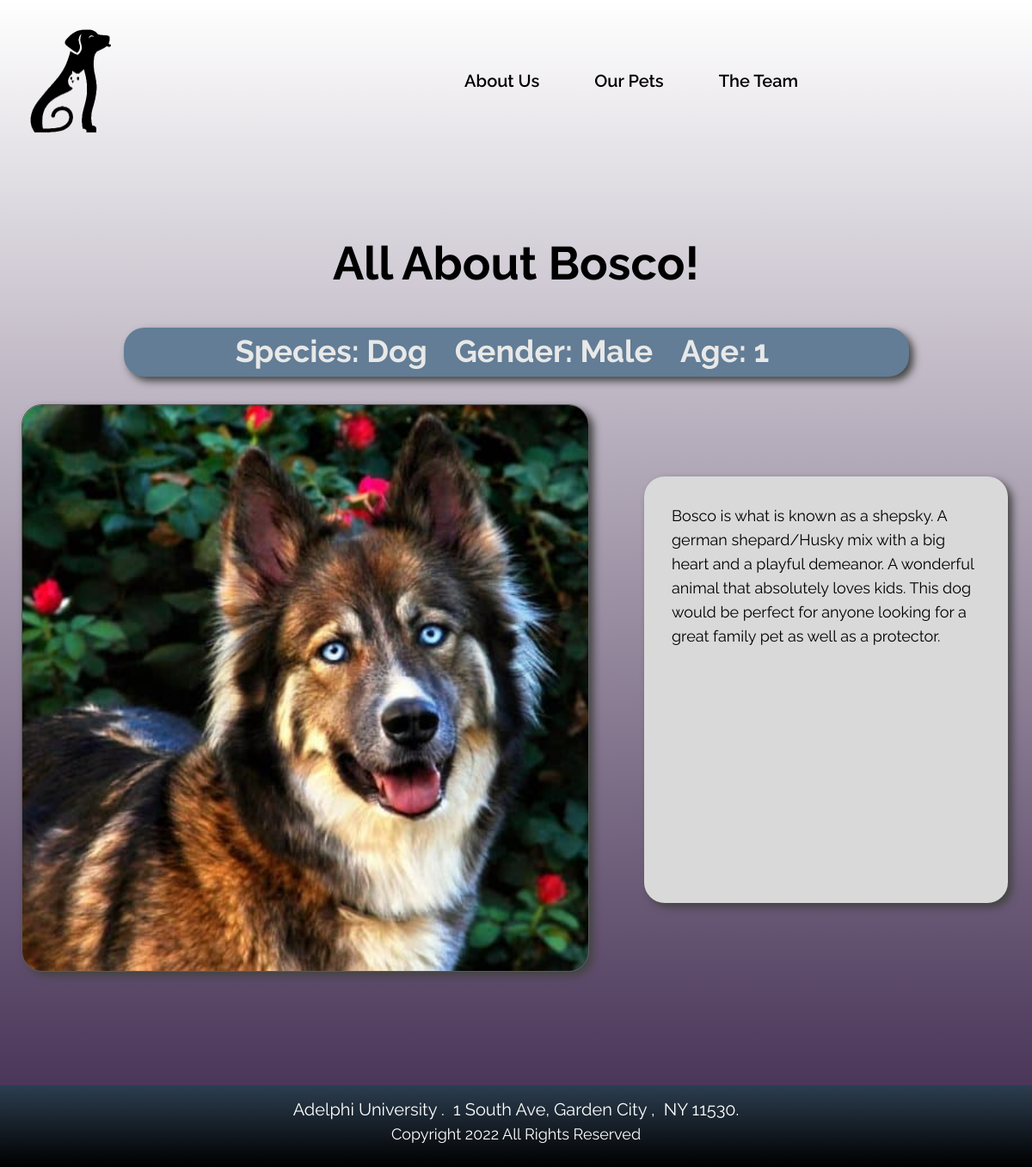
Page /php/pet.php?id=3 on the committed database.
### tables this page shows
CREATE TABLE `animalBI` (
  `id` int(3) NOT NULL,
  `name` varchar(50) NOT NULL,
  `sp_name` varchar(50) NOT NULL,
  `gender` varchar(1) NOT NULL CHECK (`gender` in ('F','M')),
  `age` int(3) NOT NULL CHECK (`age` > 0),
  `ad_sts` varchar(50) NOT NULL DEFAULT 'waiting',
  `descrip` varchar(1000) NOT NULL,
  `img` varchar(100) NOT NULL
);

### php/pet.php (the view, shortened to what this page needs)
<!DOCTYPE html>
<html lang="en">
  <head>
    <link rel="stylesheet" href="../html/css/style.css" />
  </head>
  <body>
    <div>
      <link href="../html/css/pet.css" rel="stylesheet" />
      <div class="pet-container">
        <div class="pet-navigation-bar">
          <a href="../index.html" class="pet-navlink">
            <img
              alt="logo"
              src="../image/icon.ico"
              loading="eager"
              class="pet-logo"
            />
          </a>
          <div class="pet-links">
            <a href="../html/about.html" class="pet-about-us">About Us</a>
            <a href="search.php" class="pet-our-pets">Our Pets</a>
            <a href="../html/team.html" class="pet-the-team">The Team</a>
          </div>
        </div>
        <div class="pet-container1">
          <p><?php
          $servername = "localhost";
          $username = "root";
          $password = "";
          $dbname = "animal_adopt";
          $conn = new mysqli($servername, $username, $password, $dbname);
          $id = $_GET['id'];
          $sql = "SELECT * FROM animalBI WHERE id = " . $id;
          $result = $conn->query($sql);
          if ($result -> num_rows > 0) {
              while($row = $result -> fetch_assoc()) {
                if ($row["gender"] == "M"){
                  $gender = "Male";
                }
                else if ($row["gender"] == "F"){
                  $gender = "Female";
                }
                echo '<h1 class="pet-text">All About ' . $row["name"] . '!</h1>
                <div class="pet-container2">
                  <h1 class="pet-sp">Species: ' . ucfirst($row["sp_name"]) . '</h1>
                  <h1 class="pet-gender">Gender: ' . $gender . '</h1>
                  <h1 class="pet-age">Age: ' . $row["age"] . '</h1>
                </div>
                <div class="pet-container3">
                  <img
                    alt="image"
                    src="../image/' . $row["img"] . '"
                    class="pet-image"
                  />
                  <div class="pet-container4">
                  <div class="pet-container5"><span>' . $row["descrip"] . '</span></div>';
                }
              }
              ?></p>
            </div>
          </div>
        </div>
        <div class="pet-footer">
          <span class="pet-address">
            <span class="pet-text2">
              Adelphi University .&nbsp; 1 South Ave, Garden City ,&nbsp; NY
              11530.
            </span>
            <br />
          </span>
          <span class="pet-copyright">
            <span class="pet-text4">Copyright 2022 All Rights Reserved</span>
            <br />
          </span>
        </div>
  </body>
</html>

### html/css/style.css (style rules this page uses)
:root { --dl-color-gray-500: #595959; --dl-color-gray-700: #999999; --dl-color-gray-900: #D9D9D9; --dl-color-danger-300: #A22020; --dl-color-danger-500: #BF2626; --dl-color-danger-700: #E14747; --dl-color-gray-black: #000000; --dl-color-gray-white: #FFFFFF; --dl-color-primary-p4: #7e979bff; --dl-color-primary-p8: #a45a6bff; --dl-color-primary-p9: #747895ff; --dl-space-space-unit: 8px; --dl-color-primary-900: #add4d1ff; --dl-color-primary-p10: #ede2d8ff; --dl-color-primary-p11: #ad7656ff; --dl-color-primary-p12: #001b39ff; --dl-color-primary-p13: #bdabcaff; --dl-color-primary-p21: #637776ff; --dl-color-primary-p81: #6d3737ff; --dl-color-primary-p82: #d8b59cff; --dl-color-success-300: #199033; --dl-color-success-500: #32A94C; --dl-color-success-700: #4CC366; --dl-radius-radius-round: 50%; --dl-size-size-maxcontent: 1414px; --dl-space-space-halfunit: 4px; --dl-space-space-tenunits: 80px; --dl-radius-radius-radius2: 2px; --dl-radius-radius-radius4: 4px; --dl-radius-radius-radius8: 8px; --dl-space-space-fiveunits: 40px; --dl-space-space-fourunits: 32px; --dl-color-primary-palette1: #627d95ff; --dl-color-primary-palette3: #5a7482ff; --dl-radius-radius-radius24: 24px; --dl-space-space-doubleunit: 16px; --dl-space-space-tripleunit: 24px; --dl-color-primary-pallette5: #dfddceff; }

### php/pet.php (style rules this page uses)
html { line-height: 1.15; }
body { margin: 0; }
* { box-sizing: border-box; border-width: 0; border-style: solid; }
p,li,ul,pre,div,h1,h2,h3,h4,h5,h6,figure,blockquote,figcaption { margin: 0; padding: 0; }
a { color: inherit; text-decoration: inherit; }
img { display: block; }
html { scroll-behavior: smooth }
html { font-family: Raleway; font-size: 18px; }
body { font-weight: 400; font-style:normal; text-decoration: none; text-transform: none; letter-spacing: normal; line-height: 1.55; color: var(--dl-color-gray-black); background-color: var(--dl-color-gray-white); }
html { scroll-behavior: smooth; }

### rows in the picture
animalbi: name "Bosco", sp_name "Dog", gender "Male", age "1", img (picture), descrip "Bosco is what is known as a shepsky. A german shepard/Husky mix with a big heart and a playful demeanor. A wonderful animal that absolutely loves kids. This dog would be perfect for anyone looking for a great family pet as well as a protector."
